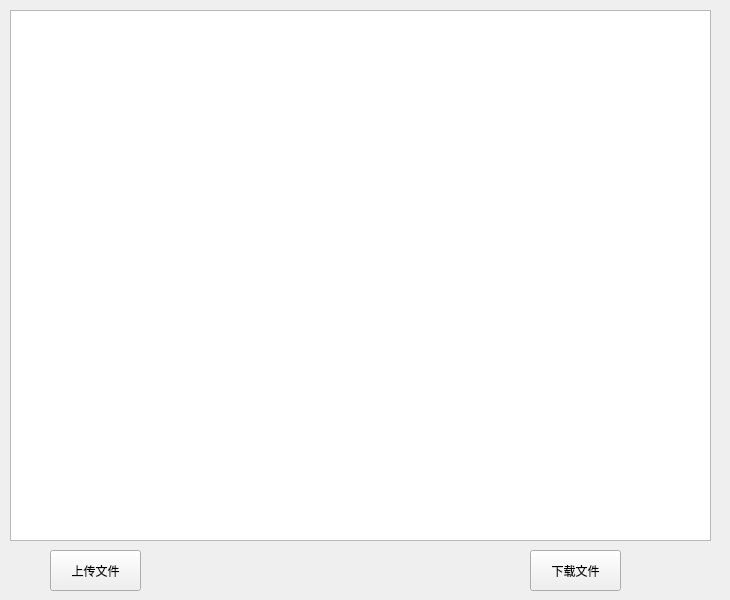
<?xml version="1.0" encoding="UTF-8"?>
<ui version="4.0">
 <class>FileWindow</class>
 <widget class="QWidget" name="FileWindow">
  <property name="geometry">
   <rect>
    <x>0</x>
    <y>0</y>
    <width>730</width>
    <height>600</height>
   </rect>
  </property>
  <property name="windowTitle">
   <string>Form</string>
  </property>
  <widget class="QTextBrowser" name="textBrowserFileInfo">
   <property name="geometry">
    <rect>
     <x>10</x>
     <y>10</y>
     <width>701</width>
     <height>531</height>
    </rect>
   </property>
  </widget>
  <widget class="QPushButton" name="pushButtonUpload">
   <property name="geometry">
    <rect>
     <x>50</x>
     <y>550</y>
     <width>91</width>
     <height>41</height>
    </rect>
   </property>
   <property name="text">
    <string>上传文件</string>
   </property>
  </widget>
  <widget class="QPushButton" name="pushButtonDownload">
   <property name="geometry">
    <rect>
     <x>530</x>
     <y>550</y>
     <width>91</width>
     <height>41</height>
    </rect>
   </property>
   <property name="text">
    <string>下载文件</string>
   </property>
  </widget>
 </widget>
 <resources/>
 <connections/>
</ui>
